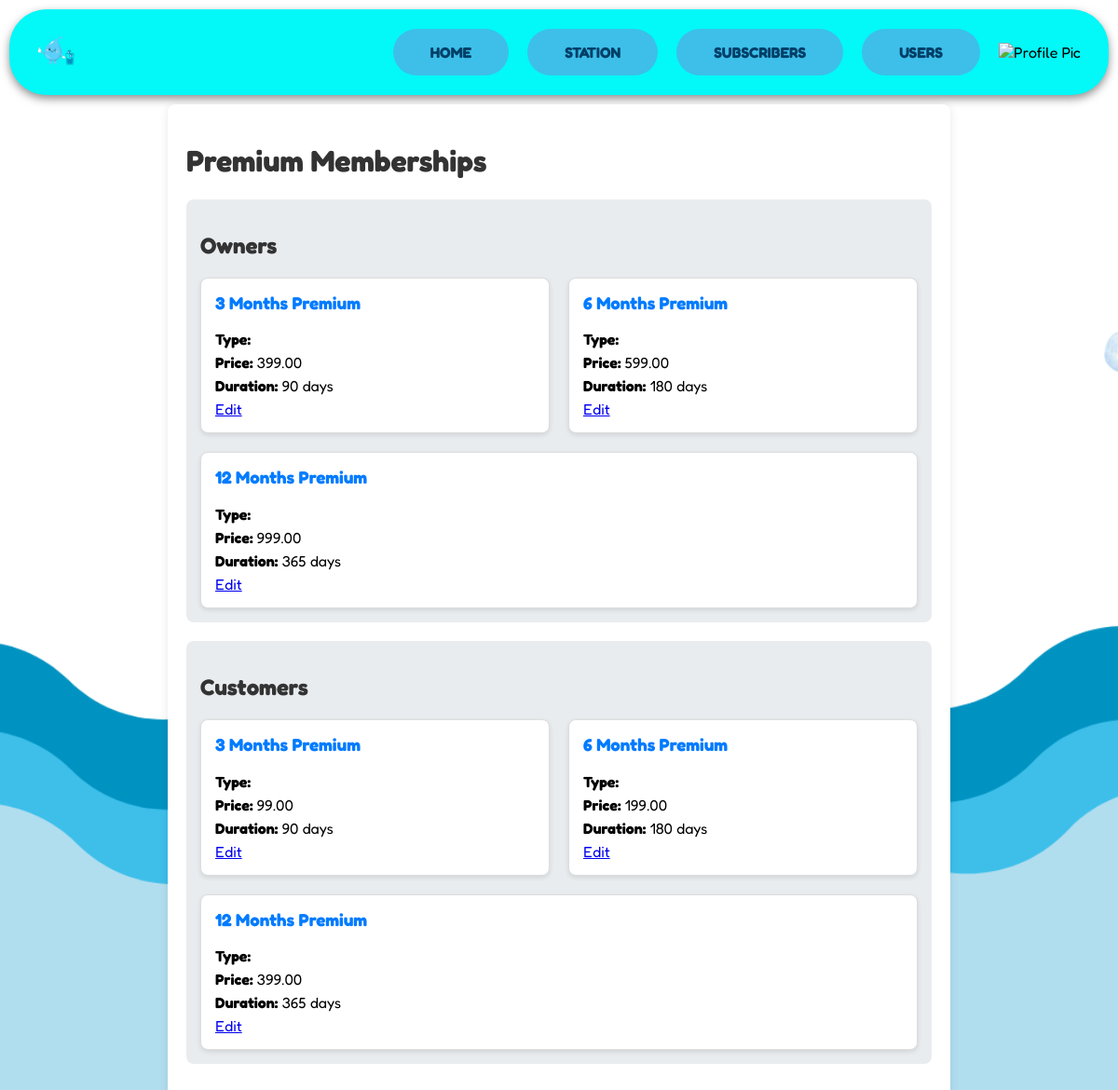
Screenshot of /dwos/Premiums.php with the database file from the repository.
### tables this page shows
CREATE TABLE `memberships` (
  `membership_id` int(11) NOT NULL,
  `membership_type` varchar(50) NOT NULL COMMENT 'e.g., Basic, Premium, Gold',
  `membership_name` varchar(50) NOT NULL,
  `price` decimal(10,2) NOT NULL,
  `duration_in_days` int(11) NOT NULL COMMENT 'Subscription duration in days',
  `membership_for` enum('O','C') NOT NULL DEFAULT 'C' COMMENT 'O - Owner, C - Customer'
);

### dwos/Premiums.php (the view, shortened to what this page needs)
<?php
include('dwos.php');
$query = "SELECT * FROM memberships";
$result = mysqli_query($conn, $query);
$memberships = [];
if ($result) {
    while ($row = mysqli_fetch_assoc($result)) {
        $memberships[] = $row;
    }
} else {
    echo "Error fetching memberships: " . mysqli_error($conn);
}
?>
<!DOCTYPE html>
<html lang="en">
<head>
    <link rel="stylesheet" href="Premiums.css">
</head>
<?php include 'adminnavbar.php'; ?>
<body>
<div class="container">
    <h1>Premium Memberships</h1>
    <?php
    $ownerMemberships = [];
    $customerMemberships = [];
    foreach ($memberships as $membership) {
        if ($membership['membership_for'] === 'O') {
            $ownerMemberships[] = $membership;
        } elseif ($membership['membership_for'] === 'C') {
            $customerMemberships[] = $membership;
        }
    }
    ?>
    <div class="child-container">
        <h2>Owners</h2>
        <div class="card-container">
            <?php if (empty($ownerMemberships)): ?>
                <p>No memberships available for Owners.</p>
            <?php else: ?>
                <?php foreach ($ownerMemberships as $membership): ?>
                    <div class="card">
                        <h3><?php echo htmlspecialchars($membership['membership_name']); ?></h3>
                        <p><strong>Type:</strong> <?php echo htmlspecialchars($membership['membership_type']); ?></p>
                        <p><strong>Price:</strong> <?php echo htmlspecialchars($membership['price']); ?></p>
                        <p><strong>Duration:</strong> <?php echo htmlspecialchars($membership['duration_in_days']); ?> days</p>
                        <a href="edit_membership.php?id=<?php echo $membership['membership_id']; ?>">Edit</a>
                    </div>
                <?php endforeach; ?>
            <?php endif; ?>
        </div>
    </div>
    <div class="child-container">
        <h2>Customers</h2>
        <div class="card-container">
            <?php if (empty($customerMemberships)): ?>
                <p>No memberships available for Customers.</p>
            <?php else: ?>
                <?php foreach ($customerMemberships as $membership): ?>
                    <div class="card">
                        <h3><?php echo htmlspecialchars($membership['membership_name']); ?></h3>
                        <p><strong>Type:</strong> <?php echo htmlspecialchars($membership['membership_type']); ?></p>
                        <p><strong>Price:</strong> <?php echo htmlspecialchars($membership['price']); ?></p>
                        <p><strong>Duration:</strong> <?php echo htmlspecialchars($membership['duration_in_days']); ?> days</p>
                        <a href="edit_membership.php?id=<?php echo $membership['membership_id']; ?>">Edit</a>
                    </div>
                <?php endforeach; ?>
            <?php endif; ?>
        </div>
    </div>
</div>
</body>
</html>

### dwos/adminnavbar.php (shortened to what this page needs)
<!DOCTYPE html>
<html lang="en">
<head>
    <link rel="stylesheet" href="adminnavbar.css" />
</head>
<body>
<nav>
        <div class="nav__logo">
            <a href=""><img src="image/dwoslogo.png" alt="Water Ordering System Logo" /></a>
        </div>
        <div class="nav__menu">
            <ul class="nav__links">
                <li><a href="adminpage.php">HOME</a></li>
                <li><a href="station.php">STATION</a></li>
                <li><a href="subscribers.php">SUBSCRIBERS</a></li>
                <li><a href="users.php">USERS</a></li>
            </ul>
            <div class="profile">
                <div class="profile-dropdown">
                <img src="image/<?php echo $user['image']; ?>?v=<?php echo time(); ?>" alt="Profile Pic" onclick="toggleDropdown()" class="profile-pic" style="width: 50px; height: 50px;" />
                </div>
            </div>
        </div>
    </nav>
</body>
</html>

### dwos/Premiums.css (style rules this page uses)
body { font-family: 'Fredoka', sans-serif; margin: 0; padding: 0; width: 100%; height: 100%; background: url('image/home.png') no-repeat; min-height: 95vh; background-size: cover; background-position: center; overflow: auto; }
.container { max-width: 800px; margin: auto; background: #fff; padding: 20px; border-radius: 8px; box-shadow: 0 2px 10px rgba(0, 0, 0, 0.1); }
.child-container { margin-bottom: 20px; padding: 15px; background: #e9ecef; border-radius: 8px; }
h1, h2 { color: #333; }
.card-container { display: flex; flex-wrap: wrap; gap: 20px; }
.card { background: #ffffff; border: 1px solid #ddd; border-radius: 8px; padding: 15px; box-shadow: 0 2px 5px rgba(0, 0, 0, 0.1); flex: 1 1 calc(30% - 20px); min-width: 250px; }
.card h3 { margin-top: 0; color: #007bff; }
.card p { margin: 5px 0; }

### dwos/adminnavbar.css (style rules this page uses)
nav { display: flex; justify-content: space-between; align-items: center; font-family: 'Fredoka', sans-serif; padding: 5px 30px; background-color: #03F8F8; box-shadow: 0 4px 10px rgba(36, 36, 36, 0.5); border-radius: 40px; margin: 10px; }
.nav__logo img { width: 100px; height: 50px; max-height: 100px; margin-left: -30px; }
.nav__menu { display: flex; align-items: center; justify-content: space-between; }
.nav__links { list-style: none; display: flex; gap: 20px; margin-right: 20px; }
.nav__links li { background: #3dbfea; color: #003f67; padding: 15px 20px; border-radius: 30px; font-size: 16px; font-weight: bold; transition: background 0.3s ease; cursor: pointer; }
.nav__links a { padding: 15px 20px; border-radius: 30px; text-decoration: none; font-family: 'Fredoka', sans-serif; color: #003f67; align-items: center; justify-content: center; }
.nav__menu a { text-decoration: none; }

### dwos/adminnavbar.php (style rules this page uses)
.profile { display: inline-block; position: relative; }

### rows the page displays
memberships: membership_name "3 Months Premium", price "399.00", duration_in_days "90"
memberships: membership_name "6 Months Premium", price "599.00", duration_in_days "180"
memberships: membership_name "12 Months Premium", price "999.00", duration_in_days "365"
memberships: membership_name "3 Months Premium", price "99.00", duration_in_days "90"
memberships: membership_name "6 Months Premium", price "199.00", duration_in_days "180"
memberships: membership_name "12 Months Premium", price "399.00", duration_in_days "365"
